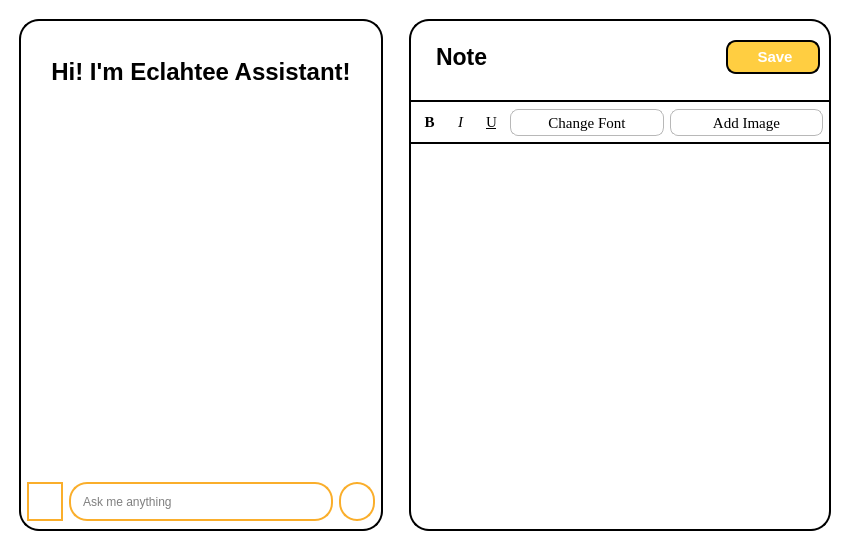
<?xml version="1.0" encoding="UTF-8"?>
<ui version="4.0">
 <class>MainWindow</class>
 <widget class="QMainWindow" name="MainWindow">
  <property name="geometry">
   <rect>
    <x>0</x>
    <y>0</y>
    <width>850</width>
    <height>550</height>
   </rect>
  </property>
  <property name="minimumSize">
   <size>
    <width>850</width>
    <height>550</height>
   </size>
  </property>
  <property name="windowTitle">
   <string>MainWindow</string>
  </property>
  <property name="styleSheet">
   <string notr="true">padding: 0px;
border: 0px;
background-color: white;</string>
  </property>
  <widget class="QWidget" name="centralwidget">
   <layout class="QHBoxLayout" name="horizontalLayout">
    <item>
     <widget class="QWidget" name="widget_3" native="true">
      <property name="styleSheet">
       <string notr="true">border: 2px solid black;
border-radius: 20px;
max-width: 360px;
min-width: 360px;
margin: 10px;</string>
      </property>
      <layout class="QVBoxLayout" name="verticalLayout_3">
       <item>
        <widget class="QTextBrowser" name="textBrowser">
         <property name="styleSheet">
          <string notr="true">background-color: white;
color: black;
border: 0px;
min-width: 0px;</string>
         </property>
         <property name="verticalScrollBarPolicy">
          <enum>Qt::ScrollBarAlwaysOff</enum>
         </property>
         <property name="horizontalScrollBarPolicy">
          <enum>Qt::ScrollBarAlwaysOff</enum>
         </property>
         <property name="html">
          <string>&lt;!DOCTYPE HTML PUBLIC &quot;-//W3C//DTD HTML 4.0//EN&quot; &quot;http://www.w3.org/TR/REC-html40/strict.dtd&quot;&gt;
&lt;html&gt;&lt;head&gt;&lt;meta name=&quot;qrichtext&quot; content=&quot;1&quot; /&gt;&lt;style type=&quot;text/css&quot;&gt;
p, li { white-space: pre-wrap; }
&lt;/style&gt;&lt;/head&gt;&lt;body style=&quot; font-family:'MS Shell Dlg 2'; font-size:8.25pt; font-weight:400; font-style:normal;&quot;&gt;
&lt;p align=&quot;center&quot; style=&quot;-qt-paragraph-type:empty; margin-top:0px; margin-bottom:0px; margin-left:0px; margin-right:0px; -qt-block-indent:0; text-indent:0px;&quot;&gt;&lt;br /&gt;&lt;/p&gt;
&lt;p align=&quot;center&quot; style=&quot;-qt-paragraph-type:empty; margin-top:0px; margin-bottom:0px; margin-left:0px; margin-right:0px; -qt-block-indent:0; text-indent:0px;&quot;&gt;&lt;br /&gt;&lt;/p&gt;
&lt;p align=&quot;center&quot; style=&quot; margin-top:0px; margin-bottom:0px; margin-left:0px; margin-right:0px; -qt-block-indent:0; text-indent:0px;&quot;&gt;&lt;span style=&quot; font-family:'Segoe UI'; font-size:18pt; font-weight:600;&quot;&gt;Hi! I'm Eclahtee Assistant!&lt;/span&gt;&lt;/p&gt;&lt;/body&gt;&lt;/html&gt;</string>
         </property>
        </widget>
       </item>
       <item>
        <widget class="QWidget" name="widget_5" native="true">
         <property name="styleSheet">
          <string notr="true">background-color: white;
color: black;
max-height: 50px;
min-height: 50px;
border: 0px;
margin: 5px;
min-width: 0px;</string>
         </property>
         <layout class="QHBoxLayout" name="horizontalLayout_2">
          <item>
           <widget class="QPushButton" name="pushButton_2">
            <property name="styleSheet">
             <string notr="true">QPushButton{
	background-color: white;
	border: 2px solid #faae2b;
	max-height: 35px;
	min-height: 35px;
	border-radius: 19px;
	margin: 0px;
}

QPushButton:hover{
	background-color: white;
	border: 3px solid #faae2b;
	max-height: 35px;
	min-height: 35px;
	border-radius: 19px;
	margin: 0px;
}

QPushButton:pressed{
	background-color: rgb(235, 235, 235);
	border: 3px solid #faae2b;
	max-height: 35px;
	min-height: 35px;
	border-radius: 19px;
	margin: 0px;
}</string>
            </property>
            <property name="text">
             <string/>
            </property>
            <property name="icon">
             <iconset>
              <normaloff>../Image/new_chat.png</normaloff>../Image/new_chat.png</iconset>
            </property>
            <property name="iconSize">
             <size>
              <width>32</width>
              <height>32</height>
             </size>
            </property>
           </widget>
          </item>
          <item>
           <widget class="QLineEdit" name="lineEdit">
            <property name="styleSheet">
             <string notr="true">QLineEdit{
	background-color: white;
	border: 2px solid #faae2b;
	max-height: 35px;
	min-height: 35px;
	border-radius: 18px;
	padding-left: 10px;
	margin: 0px;
}

QLineEdit:hover{
	background-color: white;
	border: 3px solid #faae2b;
	max-height: 35px;
	min-height: 35px;
	border-radius: 18px;
	padding-left: 10px;
	margin: 0px;
}

QLineEdit:pressed{
	background-color: rgb(235, 235, 235);
	border: 3px solid #faae2b;
	max-height: 35px;
	min-height: 35px;
	border-radius: 18px;
	padding-left: 10px;
	margin: 0px;
}</string>
            </property>
            <property name="placeholderText">
             <string>Ask me anything</string>
            </property>
           </widget>
          </item>
          <item>
           <widget class="QPushButton" name="pushButton">
            <property name="styleSheet">
             <string notr="true">QPushButton{
	background-color: white;
	border: 2px solid #faae2b;
	max-height: 35px;
	min-height: 35px;
	border-radius: 18px;
	margin: 0px;
}

QPushButton:hover{
	background-color: white;
	border: 3px solid #faae2b;
	max-height: 35px;
	min-height: 35px;
	border-radius: 18px;
	margin: 0px;
}

QPushButton:pressed{
	background-color: rgb(235, 235, 235);
	border: 3px solid #faae2b;
	max-height: 35px;
	min-height: 35px;
	border-radius: 18px;
	margin: 0px;
}</string>
            </property>
            <property name="text">
             <string/>
            </property>
            <property name="icon">
             <iconset>
              <normaloff>../Image/send.png</normaloff>../Image/send.png</iconset>
            </property>
            <property name="iconSize">
             <size>
              <width>32</width>
              <height>32</height>
             </size>
            </property>
           </widget>
          </item>
         </layout>
        </widget>
       </item>
      </layout>
     </widget>
    </item>
    <item>
     <widget class="QWidget" name="widget_2" native="true">
      <property name="styleSheet">
       <string notr="true">background-color: white;
color: black;
border-radius: 20px;
border: 2px solid black;
margin: 10px;</string>
      </property>
      <layout class="QVBoxLayout" name="verticalLayout_2">
       <item>
        <widget class="QWidget" name="widget" native="true">
         <property name="styleSheet">
          <string notr="true">background-color: transparent;
border: 0px;
border-radius: 0px;
margin: 3px;
margin-bottom: 0px;</string>
         </property>
         <layout class="QHBoxLayout" name="horizontalLayout_3">
          <item>
           <widget class="QLabel" name="label">
            <property name="font">
             <font>
              <family>Segoe UI</family>
              <pointsize>17</pointsize>
              <weight>75</weight>
              <bold>true</bold>
             </font>
            </property>
            <property name="styleSheet">
             <string notr="true">max-height: 50px;
min-height: 50px;
border: 0px;
border-radius: 0px;
padding-left: 10px;
padding-right: 10px;
margin: 3px;
margin-top: 5px;
background-color: transparent;</string>
            </property>
            <property name="text">
             <string>Note</string>
            </property>
            <property name="alignment">
             <set>Qt::AlignLeading|Qt::AlignLeft|Qt::AlignVCenter</set>
            </property>
           </widget>
          </item>
          <item>
           <widget class="QPushButton" name="pushButton_6">
            <property name="font">
             <font>
              <family>Segoe UI</family>
              <pointsize>11</pointsize>
              <weight>75</weight>
              <bold>true</bold>
             </font>
            </property>
            <property name="styleSheet">
             <string notr="true">QPushButton{
	border: 2px solid black;
	height: 30px;
	border-radius: 10px;
	background-color: #FFCE41;
	color: white;
	max-width: 90px;
	min-width: 90px;
}

QPushButton::hover{
	border: 3px solid black;
	height: 30px;
	border-radius: 10px;
	background-color: #FFCE41;
	max-width: 90px;
	min-width: 90px;
}

QPushButton::pressed{
	border: 3px solid black;
	height: 30px;
	border-radius: 10px;
	background-color: rgb(234, 188, 59);
	max-width: 90px;
	min-width: 90px;
}</string>
            </property>
            <property name="text">
             <string> Save</string>
            </property>
            <property name="icon">
             <iconset>
              <normaloff>../Image/save.png</normaloff>../Image/save.png</iconset>
            </property>
            <property name="iconSize">
             <size>
              <width>20</width>
              <height>20</height>
             </size>
            </property>
           </widget>
          </item>
         </layout>
        </widget>
       </item>
       <item>
        <widget class="QWidget" name="widget_4" native="true">
         <property name="styleSheet">
          <string notr="true">margin: 0px;
margin-left: 1px;
margin-right: 1px;
border: 2px solid black;
min-height: 35px;
max-height: 35px;
padding-bottom: 5px;
border-radius: 0px;</string>
         </property>
         <layout class="QHBoxLayout" name="horizontalLayout_4">
          <item>
           <widget class="QPushButton" name="pushButton_3">
            <property name="font">
             <font>
              <family>Times New Roman</family>
              <pointsize>11</pointsize>
              <weight>75</weight>
              <italic>false</italic>
              <bold>true</bold>
             </font>
            </property>
            <property name="styleSheet">
             <string notr="true">QPushButton{
	margin: 0px;
	border: 0px;
	min-height: 25px;
	max-height: 25px;
	min-width: 25px;
	max-width: 25px;
	background-color: white;
	border-radius: 8px;
	padding: 0px;
}
QPushButton::hover{
	margin: 0px;
	border: 0px;
	min-height: 25px;
	max-height: 25px;
	min-width: 25px;
	max-width: 25px;
	background-color: #eeeeee;	
	border-radius: 8px;
	padding: 0px;
}
QPushButton::pressed{
	margin: 0px;
	border: 0px;
	min-height: 25px;
	max-height: 25px;
	min-width: 25px;
	max-width: 25px;
	background-color: gray;	
	border-radius: 8px;
	padding: 0px;
}</string>
            </property>
            <property name="text">
             <string>B</string>
            </property>
           </widget>
          </item>
          <item>
           <widget class="QPushButton" name="pushButton_4">
            <property name="font">
             <font>
              <family>Times New Roman</family>
              <pointsize>11</pointsize>
              <italic>true</italic>
             </font>
            </property>
            <property name="styleSheet">
             <string notr="true">QPushButton{
	margin: 0px;
	border: 0px;
	min-height: 25px;
	max-height: 25px;
	min-width: 25px;
	max-width: 25px;
	background-color: white;
	border-radius: 8px;
	padding: 0px;
}
QPushButton::hover{
	margin: 0px;
	border: 0px;
	min-height: 25px;
	max-height: 25px;
	min-width: 25px;
	max-width: 25px;
	background-color: #eeeeee;	
	border-radius: 8px;
	padding: 0px;
}
QPushButton::pressed{
	margin: 0px;
	border: 0px;
	min-height: 25px;
	max-height: 25px;
	min-width: 25px;
	max-width: 25px;
	background-color: gray;	
	border-radius: 8px;
	padding: 0px;
}</string>
            </property>
            <property name="text">
             <string>I</string>
            </property>
           </widget>
          </item>
          <item>
           <widget class="QPushButton" name="pushButton_5">
            <property name="font">
             <font>
              <family>Times New Roman</family>
              <pointsize>11</pointsize>
              <italic>false</italic>
              <underline>true</underline>
             </font>
            </property>
            <property name="styleSheet">
             <string notr="true">QPushButton{
	margin: 0px;
	border: 0px;
	min-height: 25px;
	max-height: 25px;
	min-width: 25px;
	max-width: 25px;
	background-color: white;
	border-radius: 8px;
	padding: 0px;
}
QPushButton::hover{
	margin: 0px;
	border: 0px;
	min-height: 25px;
	max-height: 25px;
	min-width: 25px;
	max-width: 25px;
	background-color: #eeeeee;	
	border-radius: 8px;
	padding: 0px;
}
QPushButton::pressed{
	margin: 0px;
	border: 0px;
	min-height: 25px;
	max-height: 25px;
	min-width: 25px;
	max-width: 25px;
	background-color: gray;	
	border-radius: 8px;
	padding: 0px;
}</string>
            </property>
            <property name="text">
             <string>U</string>
            </property>
           </widget>
          </item>
          <item>
           <widget class="QPushButton" name="pushButton_7">
            <property name="font">
             <font>
              <family>Times New Roman</family>
              <pointsize>11</pointsize>
              <weight>50</weight>
              <italic>false</italic>
              <bold>false</bold>
              <underline>false</underline>
             </font>
            </property>
            <property name="styleSheet">
             <string notr="true">QPushButton{
	border: 1px solid #b8b8b8;
	margin: 0px;
	min-height: 25px;
	max-height: 25px;
	background-color: white;
	border-radius: 8px;
	padding: 0px;
}
QPushButton::hover{
	border: 1px solid #b8b8b8;
	margin: 0px;
	min-height: 25px;
	max-height: 25px;
	background-color: #eeeeee;	
	border-radius: 8px;
	padding: 0px;
}
QPushButton::pressed{
	border: 1px solid #b8b8b8;
	margin: 0px;
	min-height: 25px;
	max-height: 25px;
	background-color: gray;	
	border-radius: 8px;
	padding: 0px;
}</string>
            </property>
            <property name="text">
             <string>Change Font</string>
            </property>
           </widget>
          </item>
          <item>
           <widget class="QPushButton" name="pushButton_8">
            <property name="font">
             <font>
              <family>Times New Roman</family>
              <pointsize>11</pointsize>
              <weight>50</weight>
              <italic>false</italic>
              <bold>false</bold>
              <underline>false</underline>
             </font>
            </property>
            <property name="styleSheet">
             <string notr="true">QPushButton{
	border: 1px solid #b8b8b8;
	margin: 0px;
	min-height: 25px;
	max-height: 25px;
	background-color: white;
	border-radius: 8px;
	padding: 0px;
}
QPushButton::hover{
	border: 1px solid #b8b8b8;
	margin: 0px;
	min-height: 25px;
	max-height: 25px;
	background-color: #eeeeee;	
	border-radius: 8px;
	padding: 0px;
}
QPushButton::pressed{
	border: 1px solid #b8b8b8;
	margin: 0px;
	min-height: 25px;
	max-height: 25px;
	background-color: gray;	
	border-radius: 8px;
	padding: 0px;
}</string>
            </property>
            <property name="text">
             <string>Add Image</string>
            </property>
           </widget>
          </item>
         </layout>
        </widget>
       </item>
       <item>
        <widget class="QTextEdit" name="textEdit">
         <property name="font">
          <font>
           <family>Arial</family>
          </font>
         </property>
         <property name="styleSheet">
          <string notr="true">padding: 0px;
border: 0px solid black;
margin: 10px;
margin-top: 0px;</string>
         </property>
         <property name="html">
          <string>&lt;!DOCTYPE HTML PUBLIC &quot;-//W3C//DTD HTML 4.0//EN&quot; &quot;http://www.w3.org/TR/REC-html40/strict.dtd&quot;&gt;
&lt;html&gt;&lt;head&gt;&lt;meta name=&quot;qrichtext&quot; content=&quot;1&quot; /&gt;&lt;style type=&quot;text/css&quot;&gt;
p, li { white-space: pre-wrap; }
&lt;/style&gt;&lt;/head&gt;&lt;body style=&quot; font-family:'Arial'; font-size:8.25pt; font-weight:400; font-style:normal;&quot;&gt;
&lt;p style=&quot;-qt-paragraph-type:empty; margin-top:0px; margin-bottom:0px; margin-left:0px; margin-right:0px; -qt-block-indent:0; text-indent:0px; font-family:'MS Shell Dlg 2';&quot;&gt;&lt;br /&gt;&lt;/p&gt;&lt;/body&gt;&lt;/html&gt;</string>
         </property>
         <property name="placeholderText">
          <string/>
         </property>
        </widget>
       </item>
      </layout>
     </widget>
    </item>
   </layout>
  </widget>
 </widget>
 <resources/>
 <connections/>
</ui>
